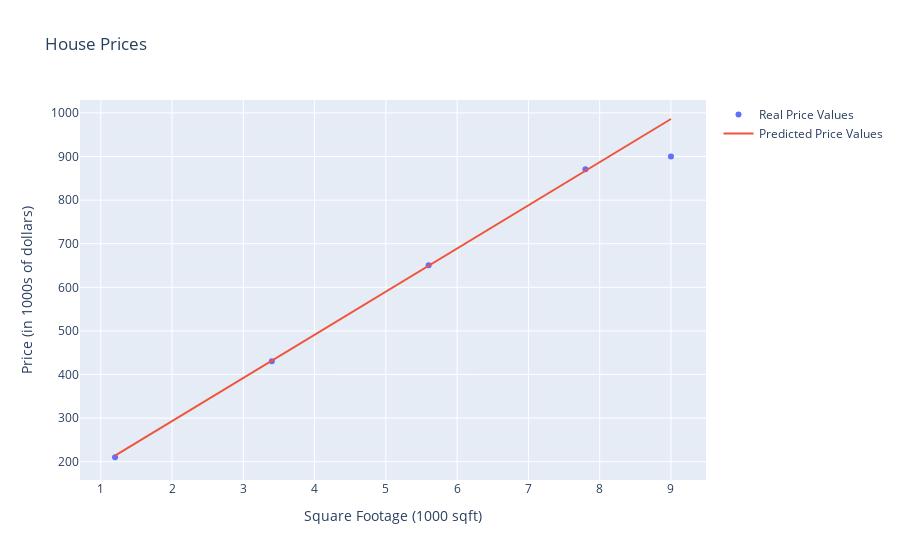

The cell this chart's notebook holds for it:
### Code cell
plot_data_with_trendline(x_train, y_train, f_wb, x_train)

### Figure 1 — Plotly figure (JSON) as saved in the notebook; plotly's stock layout.template omitted (floating-point values rounded to 4 significant figures)
{"data": [{"mode": "markers", "name": "Real Price Values", "type": "scatter", "x": [1.2, 3.4, 5.6, 7.8, 9], "y": [210.3, 430.5, 650.7, 870.9, 900.1]}, {"mode": "lines", "name": "Predicted Price Values", "type": "scatter", "x": [1.2, 3.4, 5.6, 7.8, 9], "y": [213.8, 431.6, 649.4, 867.2, 986]}], "layout": {"title": {"text": "House Prices"}, "xaxis": {"title": {"text": "Square Footage (1000 sqft)"}}, "yaxis": {"title": {"text": "Price (in 1000s of dollars)"}}}}
